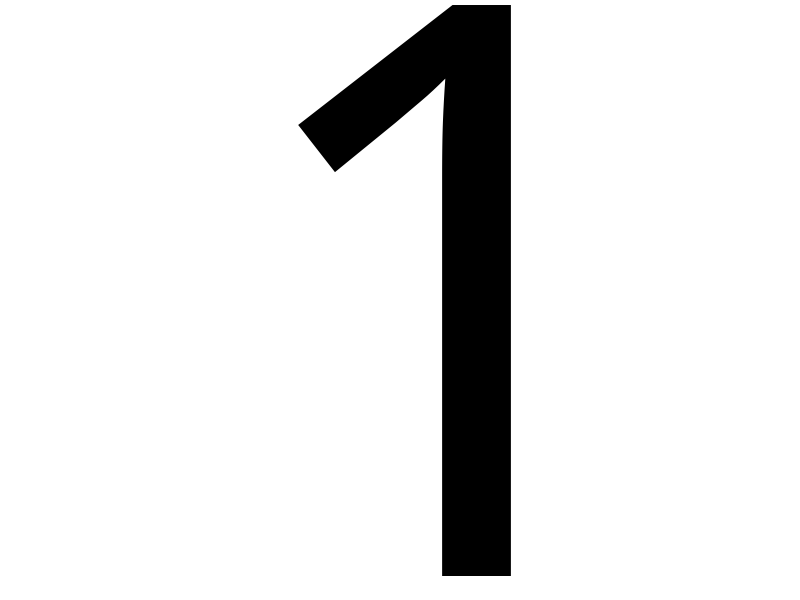

Reproduce this figure in MATLAB. (Note: this script raises an error after producing the figure.)
letters = '123456789';

for i=1:1%numel(letters)
%     figure('Units', 'pixels', 'Position', [0 0 800 800]);
figure('Units', 'pixels', 'Position', [0 0 1200 1200]);
    text(0.2,0.5, letters(1), 'FontName', 'Sloan','FontUnits', 'pixels', 'FontSize', 800);
    box off
    axis off
%     box off
    print this.tiff -dtiffnocompression;
    ss = imread('this.tiff');
   % close;
end